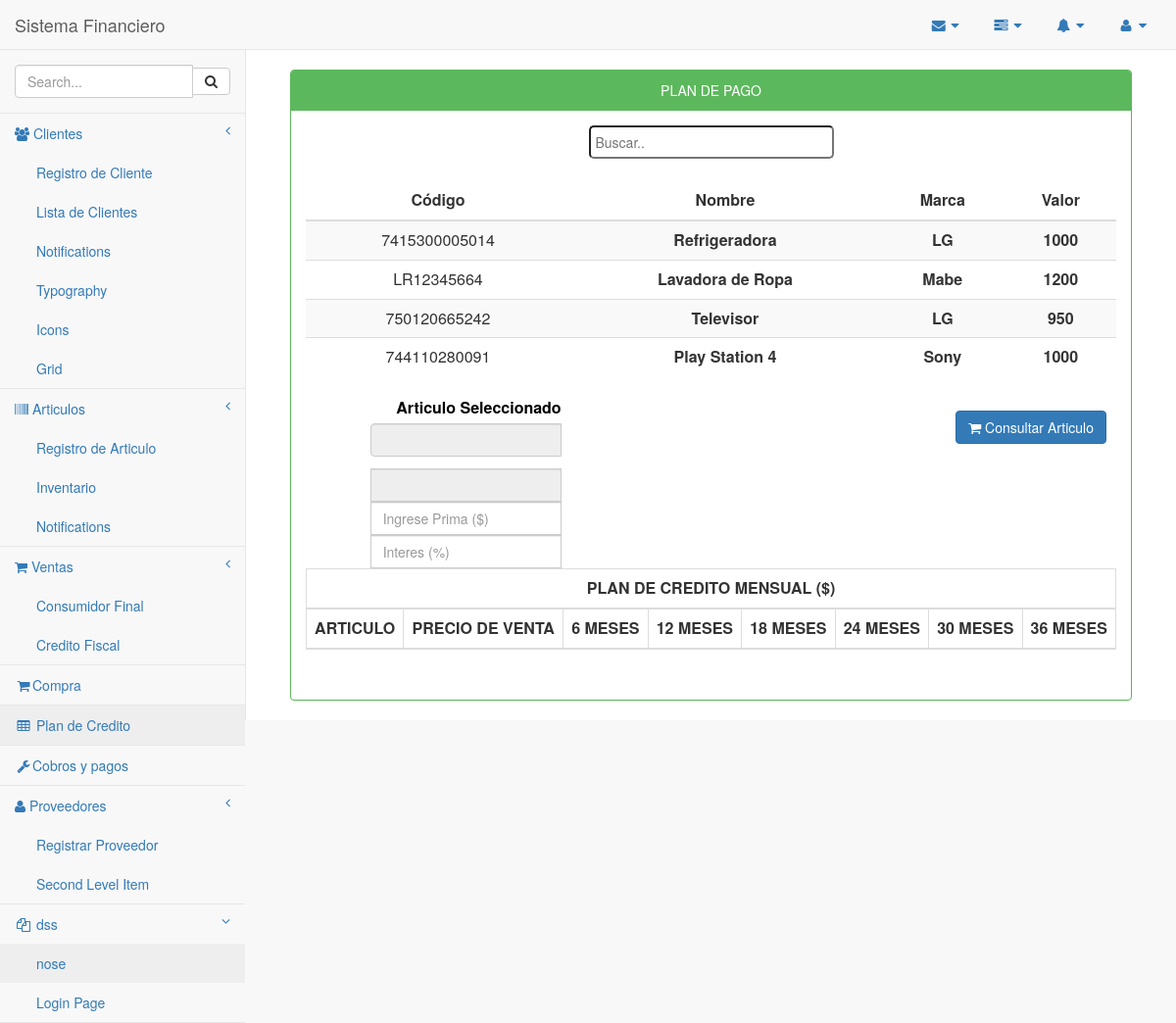
Before: /Inventario/PlanPago.php with the older database file.
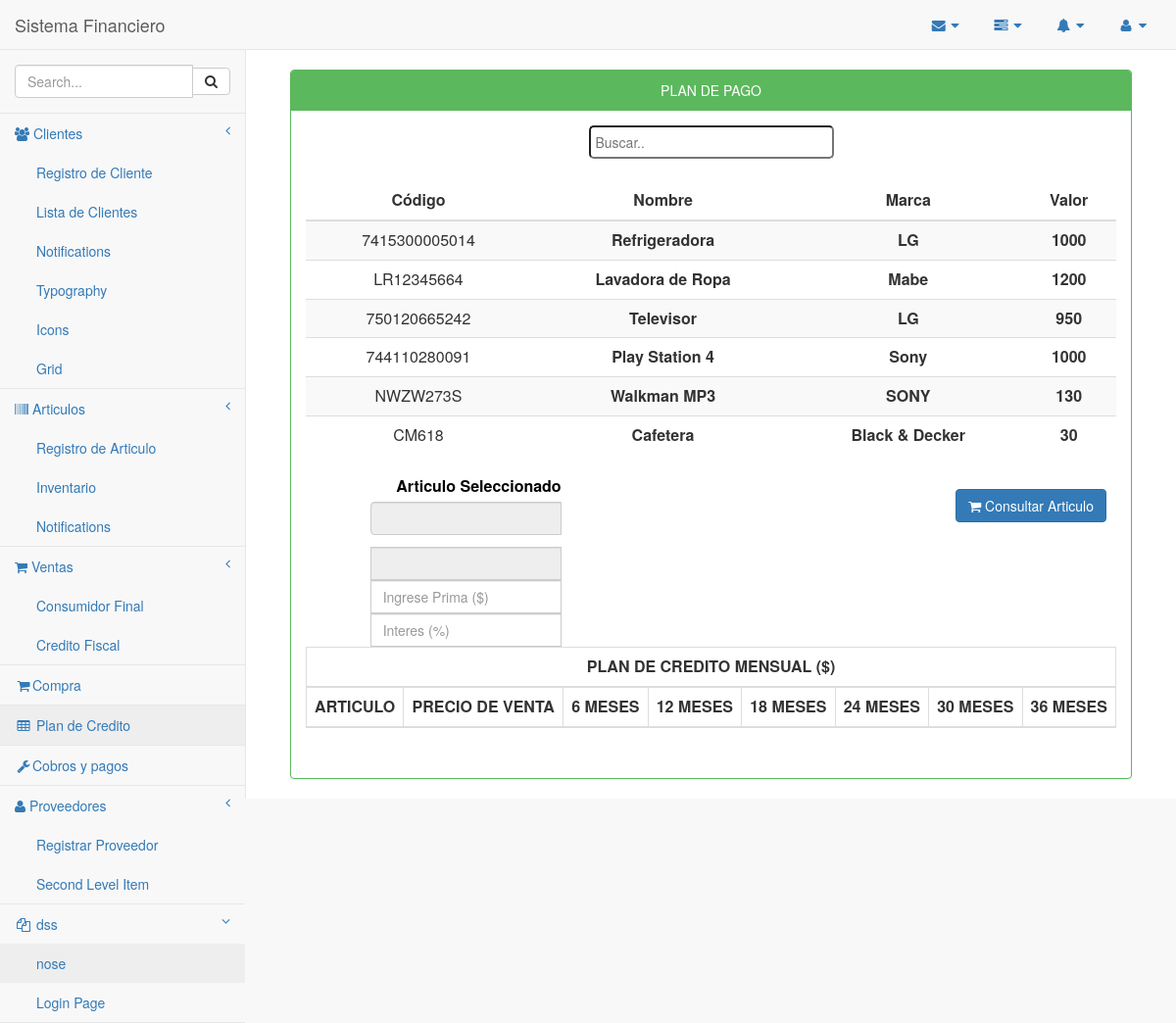
After: the same page with the newer database file.
### tables this page shows
CREATE TABLE `inventario` (
  `idinventario` int(11) NOT NULL,
  `id_articulos` int(11) DEFAULT NULL,
  `stock` int(11) DEFAULT NULL,
  `stockMinimo` int(11) DEFAULT NULL,
  `pv` float DEFAULT NULL,
  `cant` int(11) DEFAULT NULL
);

CREATE TABLE `articulos` (
  `idarticulos` int(11) NOT NULL,
  `codigo` varchar(45) DEFAULT NULL,
  `nombre` varchar(45) DEFAULT NULL,
  `cantidad` int(11) DEFAULT NULL,
  `valor` float DEFAULT NULL,
  `marca` varchar(45) DEFAULT NULL,
  `estado` varchar(45) DEFAULT NULL,
  `unidad` int(11) DEFAULT NULL,
  `idproveedor` int(10) DEFAULT NULL,
  `idcategoria` int(10) DEFAULT NULL
);

### Inventario/PlanPago.php (the view, shortened to what this page needs)
<?php
 include_once '../conexion/php_conexion.php';
    include_once '../Plantilla/encabezado.php';
    include_once '../Plantilla/menuLateral.php';
?>
<head>
</head>
        <div id="page-wrapper"  align="center">
            <div class="container-fluid"  align="center">
                <div class="row" align="center">
           <div class="col-md-12">
           	<br>
                    <div class="panel panel-green">
                        <div class="panel-heading" align="center">
                             PLAN DE PAGO
                        </div>
                        <div class="panel-body" align="center">
                          <input type="text" class="redondeado" id="buscador" onkeyup="myFunction()" placeholder="Buscar..">
                            <div class="table-responsive">
                              <table width="100%" border="0">
                                  <tr>
                                    <td width="50%">
                                        <div align="right">
                                        <form method="get" action="" enctype="multipart/form-data" name="form1" id="form1">
                                        <div class="table-responsive">
                                          <div class="scroll-window-wrapper">
  <div class="scroll-window">
         <table class="table table-striped" id="tabla">
    <thead>
      <th><div>Código</div></th>
      <th><div>Nombre</div></th>
      <th><div>Marca</div></th>
      <th><div>Valor</div></th>
     <tbody class="buscar">
     <br>
    <?php
        $sacar1 = mysqli_query($conexion, "SELECT articulos.idarticulos, articulos.codigo, articulos.nombre, articulos.marca, inventario.pv FROM articulos INNER JOIN inventario ON inventario.id_articulos = articulos.idarticulos");
            while ($fila = mysqli_fetch_array($sacar1)) {
                $cod=$fila['codigo'];
                $nom=$fila['nombre'];
                $marca=$fila['marca'];
                $valor=$fila['pv'];
        ?>
        <tr>
                <td data-title="Relea"><?php echo $cod; ?></td>
                <th scope="row"><?php echo $nom; ?></th>
                 <th scope="row"><?php echo $marca; ?></th>
                  <th scope="row"><?php echo $valor; ?></th>
                </td>
       <?php  }?>
      </tr>
  </table>
   </div>
</div>
       <form>
        <div class="col-lg-4">
         <label style="color: black">Articulo Seleccionado<small class="text-muted" ></small></label>
          <div class="input-group">
          <input type="text" class="form-control" id="insumo" name="insumo" disabled><br>
          <br>
          <input type="text" class="form-control" id="valor" name="valor" disabled>
          <br>
         <input type="text" class="form-control" id="prima" name="prima" placeholder="Ingrese Prima ($)">
         <br>
         <input type="text" class="form-control" id="interes" name="interes" placeholder="Interes (%)">
         <br>
       </div>
           </div></form>
             <div class="row mb-12" style="float: right; margin-right: 10px; margin-top: 15px;">
                    <button type="button" class="btn btn-primary" name="btnGuardar" id="btnGuardar" onClick="agregarTabla()">  <i class="fa fa-shopping-cart"></i> Consultar Articulo</button>
                </div>
                                     <br>
                                <table id="tablaPP" class="table table-striped table-bordered table-hover">
                                    <thead>
                                      <tr align="center"><th colspan="8">PLAN DE CREDITO MENSUAL ($)</th></tr>
                                        <tr>
                                            <th>ARTICULO</th>
                                            <th>PRECIO DE VENTA</th>
                                             <th>6 MESES</th>
                                              <th>12 MESES</th>
                                               <th>18 MESES</th>
                                                <th>24 MESES</th>
                                                 <th>30 MESES</th>
                                                  <th>36 MESES</th>
                                        </tr>
                                    </thead>
<?php
include_once '../Plantilla/inferior.php';
?>

Changed rows visible on the page:
added inventario: id_articulos.codigo "NWZW273S", id_articulos.nombre "Walkman MP3", id_articulos.marca "SONY", pv "130"
added inventario: id_articulos.codigo "CM618", id_articulos.nombre "Cafetera", id_articulos.marca "Black & Decker", pv "30"
